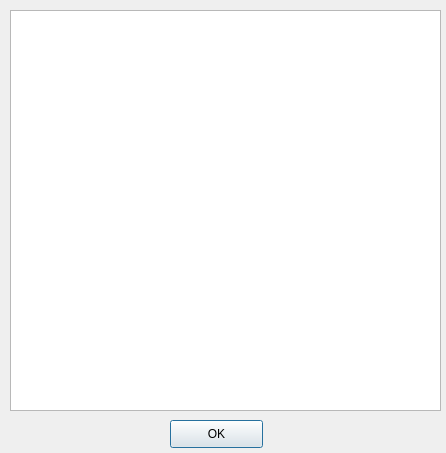
<?xml version="1.0" encoding="UTF-8"?>
<ui version="4.0">
 <class>lists</class>
 <widget class="QDialog" name="lists">
  <property name="geometry">
   <rect>
    <x>0</x>
    <y>0</y>
    <width>446</width>
    <height>453</height>
   </rect>
  </property>
  <property name="windowTitle">
   <string>Список абонентов</string>
  </property>
  <widget class="QPushButton" name="cmd">
   <property name="geometry">
    <rect>
     <x>170</x>
     <y>420</y>
     <width>93</width>
     <height>28</height>
    </rect>
   </property>
   <property name="text">
    <string>OK</string>
   </property>
  </widget>
  <widget class="QTextEdit" name="textEdit">
   <property name="geometry">
    <rect>
     <x>10</x>
     <y>10</y>
     <width>431</width>
     <height>401</height>
    </rect>
   </property>
  </widget>
 </widget>
 <resources/>
 <connections/>
</ui>
